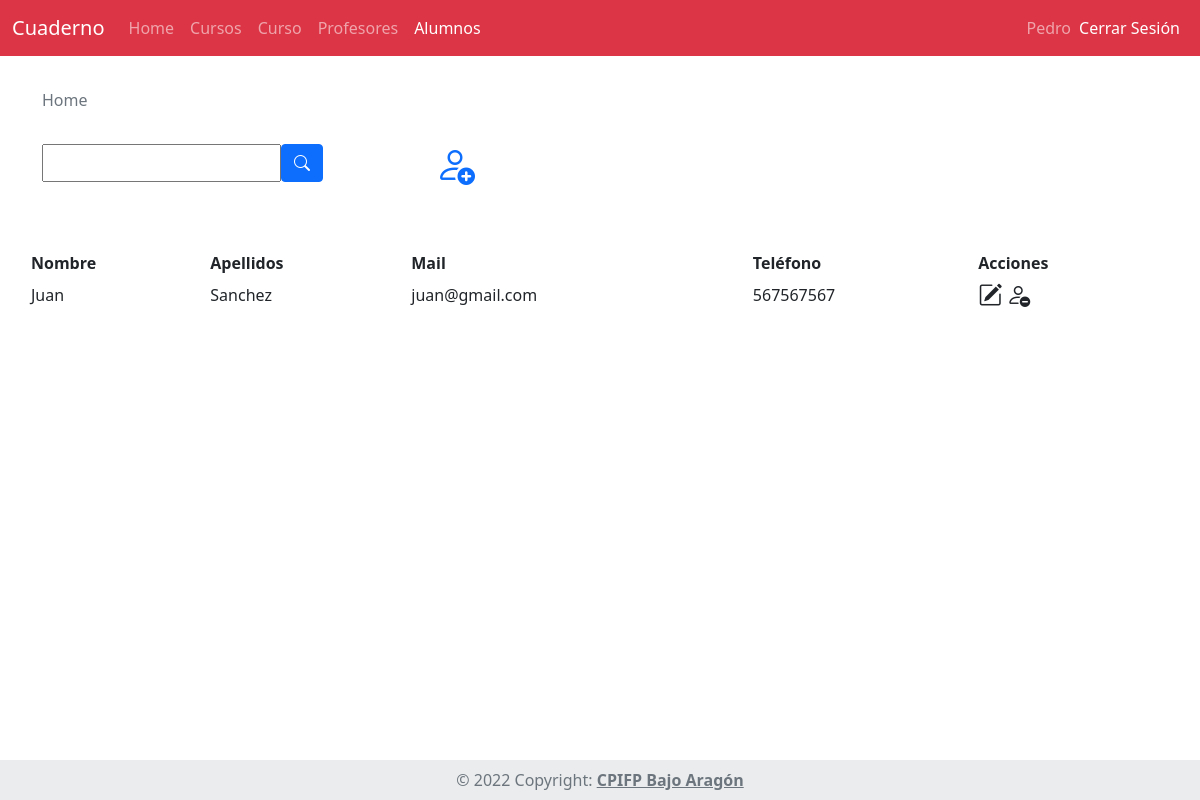
/Cuaderno/curso/ver_alumnos/2 (signed in), run on the app's committed database.
### tables this page shows
CREATE TABLE `Persona` (
  `id_persona` int NOT NULL,
  `dni` varchar(9) DEFAULT NULL,
  `clave` varchar(256) NOT NULL,
  `nombre` varchar(40) NOT NULL,
  `apellidos` varchar(50) NOT NULL,
  `mail` varchar(50) NOT NULL,
  `telefono` int NOT NULL,
  `id_rol` int NOT NULL
);

### Cuaderno/App/controladores/Curso.php (called while the page is built, shortened)
<?php
class Curso extends Controlador{
    public function __construct(){
        $this->datos["menuActivo"] = "cursos";
        $this->CursoModelo = $this->Modelo('CursoModelo');
        $this->datos['rolesPermitidos'] = [1,2,3];
    }
    public function ver_alumnos($id_curso) {
        $this->datos["alumnos"] = $this->CursoModelo->getAlumnos($id_curso);
        $this->datos["menuActivo"] = "alumno";
        $this->datos["cursoactual"]= $id_curso;
        $this->vista("/CursosProfesor/ver_alumnos",$this->datos);
    }
}

### Cuaderno/App/librerias/Core.php (called while the page is built, shortened)
<?php
class Core{
    protected $metodoActual = 'index';
    public function __construct(){
        $url = $this->getUrl();
        if(isset($url[0])){
			if(file_exists('../App/controladores/'.ucwords($url[0]).'.php')){
				unset($url[0]);
			}
		}
		$this->controladorActual = new $this->controladorActual;
        if(isset($url[1])){
            if(method_exists($this->controladorActual,$url[1])){
                $this->metodoActual = $url[1];
                unset($url[1]);
            }
        }
		$this->parametros = $url ? array_values($url) : [];
		call_user_func_array([$this->controladorActual,$this->metodoActual], $this->parametros);
    }
    public function getUrl(){
        if(isset($_GET['url'])){
            $url = ltrim($_GET['url'],'/');
            $url = filter_var($url,FILTER_SANITIZE_URL);
            $url = explode('/',$url);
            return $url;
        }
    }
}

### Cuaderno/public/index.php (called while the page is built, shortened)
<?php
$iniciar = new Core;

### Cuaderno/App/librerias/Base.php (called while the page is built, shortened)
<?php
    class Base {
        private $host = DB_HOST;
        private $usuario = DB_USUARIO;
        private $password = DB_PASSWORD;
        private $nombre_base = DB_NOMBRE;
        private $charset = 'utf8mb4';
        private $dbh;
        private $stmt;
        public function __construct(){
            $dsn = "mysql:host=$this->host;dbname=$this->nombre_base;charset=$this->charset";
            $opciones = array(
                PDO::ATTR_PERSISTENT => true,
                PDO::ATTR_ERRMODE => PDO::ERRMODE_EXCEPTION
            );
            try {
                $this->dbh = new PDO($dsn, $this->usuario, $this->password, $opciones);
            } catch (PDOException $e) {
                $this->error = $e->getMessage();
                echo $this->error;
            }
        }
        public function query($sql){
            $this->stmt = $this->dbh->prepare($sql);
        }
        public function bind($parametro,$valor,$tipo = null){
            if (is_null($tipo)) {
                switch (true) {
                    default:
                        $tipo = PDO::PARAM_STR;
                        break;
                }
            }
            $this->stmt->bindValue($parametro,$valor,$tipo);
        }
        public function execute(){
            return $this->stmt->execute();
        }
        public function registros(){
            $this->execute();
            return $this->stmt->fetchAll(PDO::FETCH_OBJ);
        }
    }

### Cuaderno/App/modelos/CursoModelo.php (called while the page is built, shortened)
<?php
class CursoModelo {
    private $db;
    public function __construct(){
        $this->db = new Base;
    }
    public function getAlumnos($id_curso){
        $this->db->query("SELECT Per.* FROM Persona Per
                        INNER JOIN Alumno A
                        INNER JOIN Participar_Alumno P
                        WHERE A.id_alumno = P.id_alumno AND P.id_curso = :id_curso AND Per.id_persona=A.id_alumno");
        $this->db->bind(':id_curso',trim($id_curso));
        return $this->db->registros();
    }
}

### Cuaderno/App/vistas/CursosProfesor/ver_alumnos.php (the view, shortened to what this page needs)
<?php require_once RUTA_APP.'/vistas/inc/header_curso.php'; ?>
<div class="container">
    <nav aria-label="breadcrumb">
        <ol class="breadcrumb mt-3">
            <li class="breadcrumb-item active" aria-current="page">Home</li>
        </ol>
    </nav>
    <div class="row">
        <div class="col-4">
            <div class="d-flex mt-3">
                <input type="text"> </input>
                <button type="submit" class="btn btn-primary"> <i class="bi bi-search"></i> </button>
            </div>
        </div>
        <div class="col-2">
            <button class="btn btn-link"> <i class="bi bi-person-add fs-1"></i> </button>
        </div>
    </div>
    <div class="mt-5">
        <div class="row d-flex justify-content-end">
            <table>
                <tr>
                    <th> Nombre </th>
                    <th> Apellidos </th>
                    <th> Mail </th>
                    <th> Teléfono </th>
                    <th> Acciones </th>
                </tr>
                <?php foreach($datos['alumnos'] as $alumno): ?>
                    <tr>
                        <td> <?php echo $alumno->nombre ?> </td>
                        <td> <?php echo $alumno->apellidos ?> </td>
                        <td> <?php echo $alumno->mail ?> </td>
                        <td> <?php echo $alumno->telefono ?> </td>
                        <td> <i class="bi bi-pencil-square fs-4"></i> <i class="bi bi-person-dash fs-4"></i> </td>
                    </tr>
                <?php endforeach ?>
            </table>
        </div>
    </div>
</div>
<?php require_once RUTA_APP.'/vistas/inc/footer.php' ?>

### data on the page
persona: nombre "Juan", apellidos "Sanchez", mail "juan@gmail.com", telefono "567567567"

### other printed values
$datos['usuarioSesion']->nombre "Pedro"
